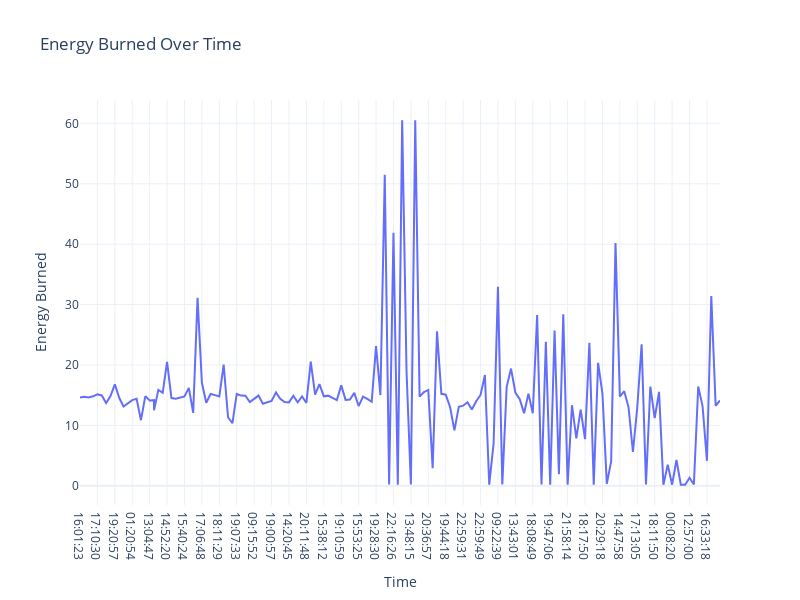

Notebook code for this chart:
### Markdown cell above
#### Analyse the energy burnt over time.

### Code cell
#Energy burnt during the time period
figure_3=px.line(data,x="Time",y="Energy Burned",title="Energy Burned Over Time",width=800,height=600)
figure_3.show()

### Figure 1 — Plotly figure (JSON) as saved in the notebook; plotly's stock layout.template omitted (floating-point values rounded to 4 significant figures; data arrays with more than 128 entries replaced by an {"elided": "..."} marker saying what was removed)
{"data": [{"hovertemplate": "Time=%{x}<br>Energy Burned=%{y}<extra></extra>", "legendgroup": "", "line": {"color": "#636efa", "dash": "solid"}, "marker": {"symbol": "circle"}, "mode": "lines", "name": "", "orientation": "v", "showlegend": false, "type": "scatter", "x": {"elided": "149 str values"}, "xaxis": "x", "y": {"elided": "149 float values"}, "yaxis": "y"}], "layout": {"height": 600, "legend": {"tracegroupgap": 0}, "title": {"text": "Energy Burned Over Time"}, "width": 800, "xaxis": {"anchor": "y", "domain": [0, 1], "title": {"text": "Time"}}, "yaxis": {"anchor": "x", "domain": [0, 1], "title": {"text": "Energy Burned"}}}}
